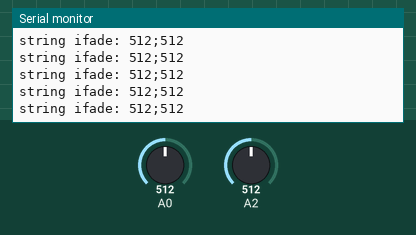
This sketch was run on a simulated Arduino Uno, built with avr-gcc and run on an emulated ATmega328P. Parts: the last lines printed to the serial monitor. The inputs (shaded band) are chosen by the test bench; at power-on: A0 = 512, A2 = 512.

Above: at 1.2 s.
1.3 s: A0 set to 716
At 1.58 s:
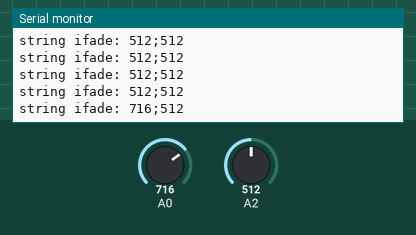
2.8 s: A2 set to 716
At 2.8 s:
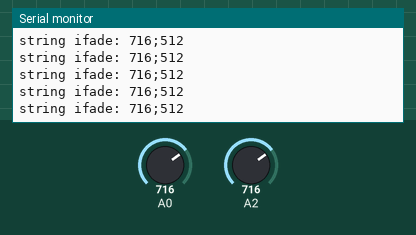
4.3 s: A0 set to 900
At 4.43 s:
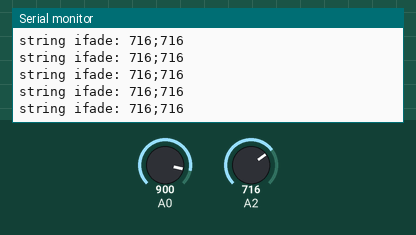
5.8 s: A2 set to 900
At 5.85 s:
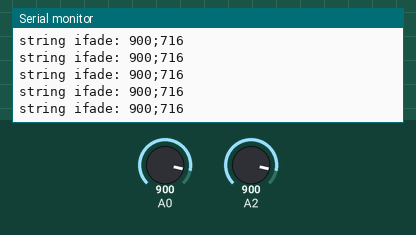
Timing chart, 0 to 8.3 s (numbered marks = the images above; inputs shaded):
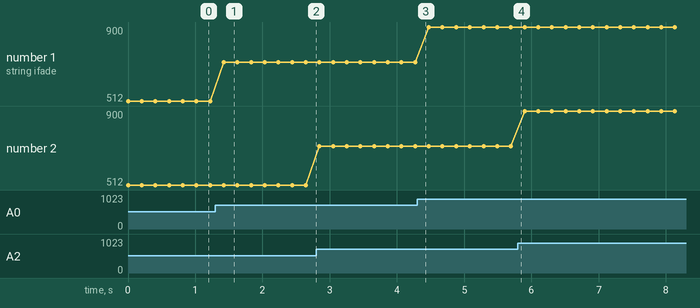

The sketch:

xbee_coordinator.ino
```cpp
#include <SoftwareSerial.h>
#define xBeeRxPin 10
#define xBeeTxPin 9
int deger3;
int deger4;
SoftwareSerial xBeeSerial(xBeeRxPin, xBeeTxPin);

void setup() {
  Serial.begin(38400);

}void loop() {
  xBeeSerial.begin(38400);
  deger3 = analogRead(A0);
  deger4 = analogRead(A2);

  String deger5 =  (String)deger3 + ";" + (String)deger4 ;
  Serial.println("string ifade: " + deger5);

  xBeeSerial.println(deger5);

  delay(200);
}
```

Measured:
- after the input at 1.3 s, the serial monitor: prints a new line after 0.12 s (image 1)
- plotted number 1: 512 → 716 after the input at 1.3 s, 716 → 900 after the input at 4.3 s
